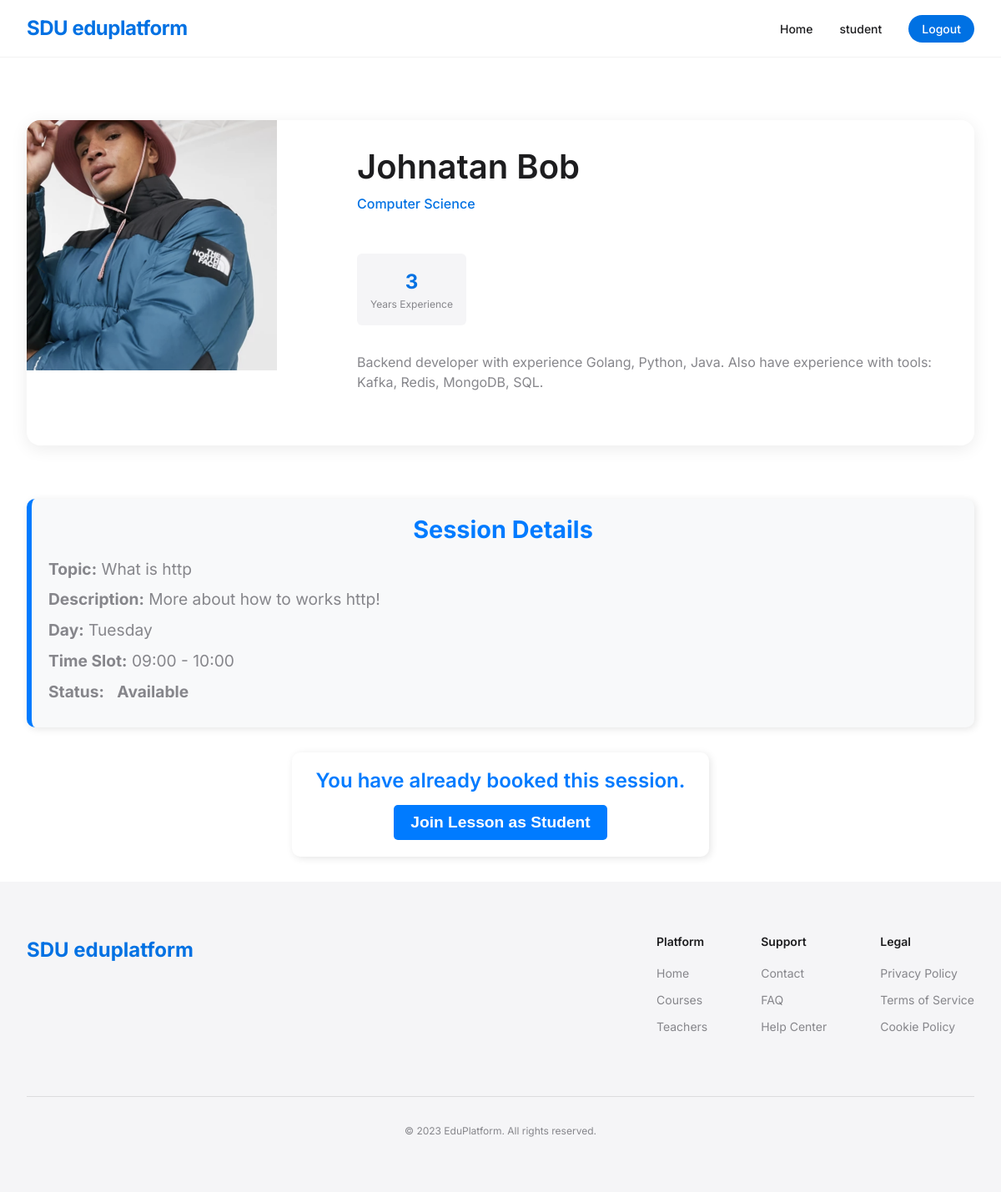
Page /book/1/1 (signed in) on the committed database.
### core/models.py (models this page shows, shortened)
class Teacher(models.Model):
    user = models.OneToOneField(User, on_delete=models.CASCADE)
    name = models.CharField(max_length=100)
    surname = models.CharField(max_length=100)
    year_experience = models.PositiveIntegerField()
    university = models.CharField(max_length=100)
    speciality = models.CharField(max_length=100)
    more_about = models.TextField()
    image = models.ImageField(upload_to='teacher_image')

class Session(models.Model):
    DAYS_OF_WEEK = [
        ('Monday', 'Monday'),
        ('Tuesday', 'Tuesday'),
        ('Wednesday', 'Wednesday'),
        ('Thursday', 'Thursday'),
        ('Friday', 'Friday'),
        ('Saturday', 'Saturday'),
        ('Sunday', 'Sunday'),
    ]
    TIME_SLOTS = [
        ('08:00 - 09:00', '08:00 - 09:00'),
        ('09:00 - 10:00', '09:00 - 10:00'),
        ('10:00 - 11:00', '10:00 - 11:00'),
        ('11:00 - 12:00', '11:00 - 12:00'),
        ('13:00 - 14:00', '13:00 - 14:00'),
        ('14:00 - 15:00', '14:00 - 15:00'),
        ('15:00 - 16:00', '15:00 - 16:00'),
        ('16:00 - 17:00', '16:00 - 17:00'),
    ]
    STATUS_CHOICES = [
        ('Available', 'Available'),
        ('Booked', 'Booked'),
    ]
    topic = models.CharField(max_length=100)
    description = models.TextField()
    teacher = models.ForeignKey(Teacher, on_delete=models.CASCADE, related_name='sessions')
    day = models.CharField(max_length=10, choices=DAYS_OF_WEEK)
    time_slot = models.CharField(max_length=20, choices=TIME_SLOTS)  # Using predefined 24-hour format slots
    status = models.CharField(max_length=10, choices=STATUS_CHOICES, default='Available')

### core/views.py (the view, shortened to what this page needs)
# urls.py: path('book/<int:teacher_id>/<int:session_id>', views.book, name='book'),
@login_required(login_url='login')
def book(request, teacher_id, session_id):
    teacher = get_object_or_404(Teacher, pk=teacher_id)
    session = get_object_or_404(Session, pk=session_id)
    already_booked = BookedSession.objects.filter(session=session,student=request.user).exists()
    if already_booked:
        context = {
            'teacher': teacher,
            'session': session,
            'name': request.user.username,
            'room': session.topic,
            'already_booked': True,
        }
        return render(request, 'book_session.html', context)

### templates/book_session.html (shortened to what this page needs)
{% extends 'base.html' %}
{% block content %}
    <div class="container">
        <div class="profile-container" id="teacher-profile">
            <div class="profile-image" style="background-image: url('{{ teacher.image.url }}');"></div>
            <div class="profile-content">
                <h1>{{ teacher.name }} {{ teacher.surname }}</h1>
                <span class="profile-specialty">{{ teacher.speciality }}</span>
                <div class="profile-stats">
                    <div class="stat-item">
                        <div class="stat-value">{{ teacher.year_experience }}</div>
                        <div class="stat-label">Years Experience</div>
                    </div>
                </div>
                <p>{{ teacher.more_about }}</p>
            </div>
        </div>
        <div class="session-info">
            <h4>Session Details</h4>
            <div class="session-content">
                <p><strong>Topic:</strong> {{ session.topic }}</p>
                <p><strong>Description:</strong> {{ session.description }}</p>
                <p><strong>Day:</strong> {{ session.day }}</p>
                <p><strong>Time Slot:</strong> {{ session.time_slot }}</p>
                <p><strong>Status:</strong>
                    <span class="status {{ session.status|lower }}">{{ session.status }}</span>
                </p>
            </div>
        </div>
        {% if already_booked %}
            <div class="booking-message">
                <h3>You have already booked this session.
                </h3>
                <form id="studentJoinForm">
                    <button type="submit" class="cta-button">Join Lesson as Student</button>
                </form>
            </div>
        {% endif %}
    </div>
{% endblock %}

### templates/base.html (shortened to what this page needs)
<!DOCTYPE html>
{% load static %}
<html lang="en">
<head>
    <link rel="stylesheet" href="{% static 'styles.css' %}">
</head>
<body>
<div class="page-wrapper">
    <header class="main-header">
        <div class="container">
            <div class="logo">SDU eduplatform</div>
            <nav class="main-nav">
                <ul class="nav-links">
                    <li><a href="{% url 'index' %}" class="nav-link">Home</a></li>
                    {% if user.is_authenticated %}
                            {% if user.is_staff %}
                                 <li><a href="{% url 'teacher_profile' %}" class="nav-link">
                                Teacher: {{ user.username }}
                                </a></li>
                            {% else %}
                                <li><a href="{% url 'profile' %}" class="nav-link">
                                {{ user.username }}
                                </a></li>
                            {% endif %}
                        <li><a href="{% url 'logout' %}" class="nav-link highlight">Logout</a></li>
                    {% else %}
                        <li><a href="{% url 'login' %}" class="nav-link highlight">Login</a></li>
                    {% endif %}
                </ul>
            </nav>
        </div>
    </header>
    <br><br><br> <br><br><br>
    {% block content %}{% endblock %}
    <footer class="main-footer">
        <div class="container">
            <div class="footer-content">
                <div class="footer-logo">SDU eduplatform</div>
                <div class="footer-links">
                    <div class="footer-column">
                        <h5>Platform</h5>
                        <ul>
                            <li><a href="index.html">Home</a></li>
                            <li><a href="#courses">Courses</a></li>
                            <li><a href="#teachers">Teachers</a></li>
                        </ul>
                    </div>
                    <div class="footer-column">
                        <h5>Support</h5>
                        <ul>
                            <li><a href="#contact">Contact</a></li>
                            <li><a href="#">FAQ</a></li>
                            <li><a href="#">Help Center</a></li>
                        </ul>
                    </div>
                    <div class="footer-column">
                        <h5>Legal</h5>
                        <ul>
                            <li><a href="#">Privacy Policy</a></li>
                            <li><a href="#">Terms of Service</a></li>
                            <li><a href="#">Cookie Policy</a></li>
                        </ul>
                    </div>
                </div>
            </div>
            <div class="copyright">
                <p>&copy; 2023 EduPlatform. All rights reserved.</p>
            </div>
        </div>
    </footer>
</div>
</body>
</html>

### templates/book_session.html (style rules this page uses)
.session-info { background: #f8f9fa; border-left: 6px solid #007bff; padding: 20px; border-radius: 10px; margin-top: 20px; box-shadow: 2px 2px 10px rgba(0, 0, 0, 0.1); }
.session-info h4 { font-size: 1.8em; font-weight: bold; color: #007bff; margin-bottom: 15px; text-align: center; }
.session-content p { font-size: 1.2em; margin: 8px 0; }
.status { font-weight: bold; padding: 5px 10px; border-radius: 5px; }
.booking-form, .booking-message { display: flex; flex-direction: column; align-items: center; justify-content: center; text-align: center; background: #ffffff; padding: 20px; border-radius: 10px; box-shadow: 2px 2px 10px rgba(0, 0, 0, 0.1); margin: 30px auto; max-width: 500px; }
.booking-form h3, .booking-message h3 { color: #007bff; font-size: 1.5em; margin-bottom: 15px; }
.cta-button { background: #007bff; color: white; padding: 10px 20px; border: none; border-radius: 5px; cursor: pointer; font-size: 1.2em; width: 100%; }

### rows in the picture
Teacher: image (picture), name "Johnatan", surname "Bob", speciality "Computer Science", year_experience "3", more_about "Backend developer with experience Golang, Python, Java. Also have experience with tools: Kafka, Redis, MongoDB, SQL."
Session: topic "What is http", description "More about how to works http!", day "Tuesday", time_slot "09:00 - 10:00", status "Available"

### other values in the picture
{{ user.username }} "student"
